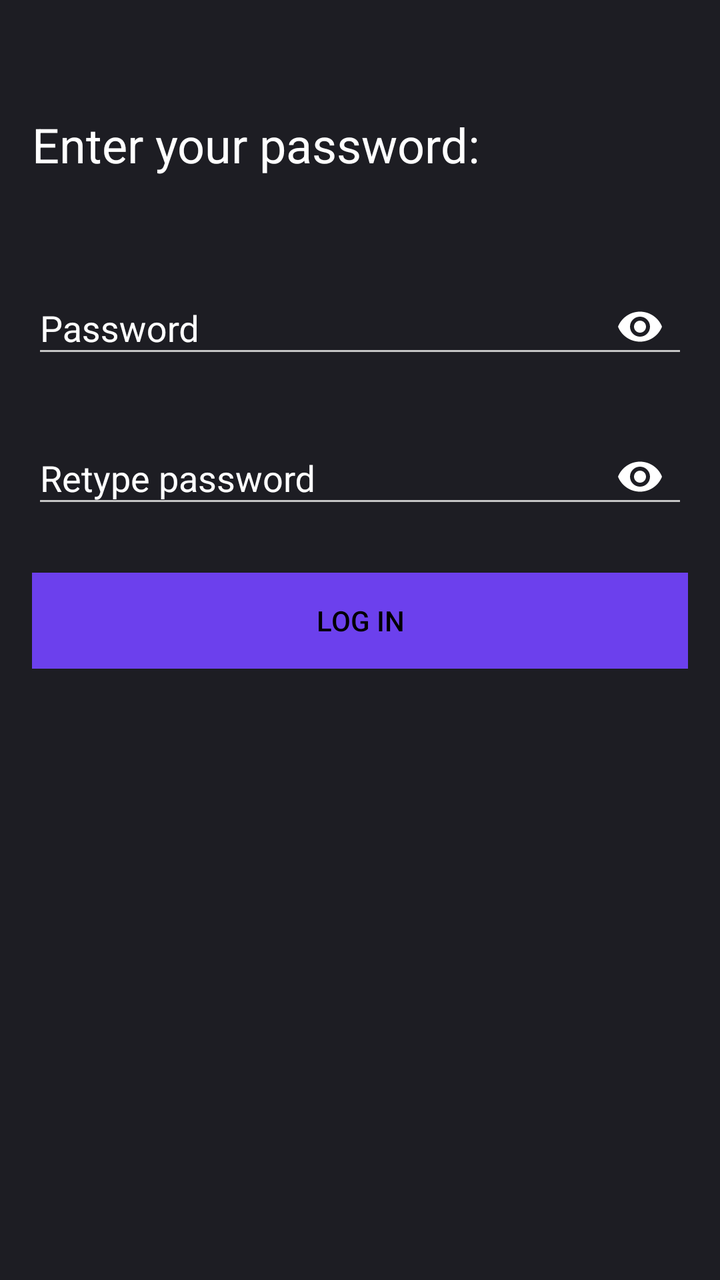
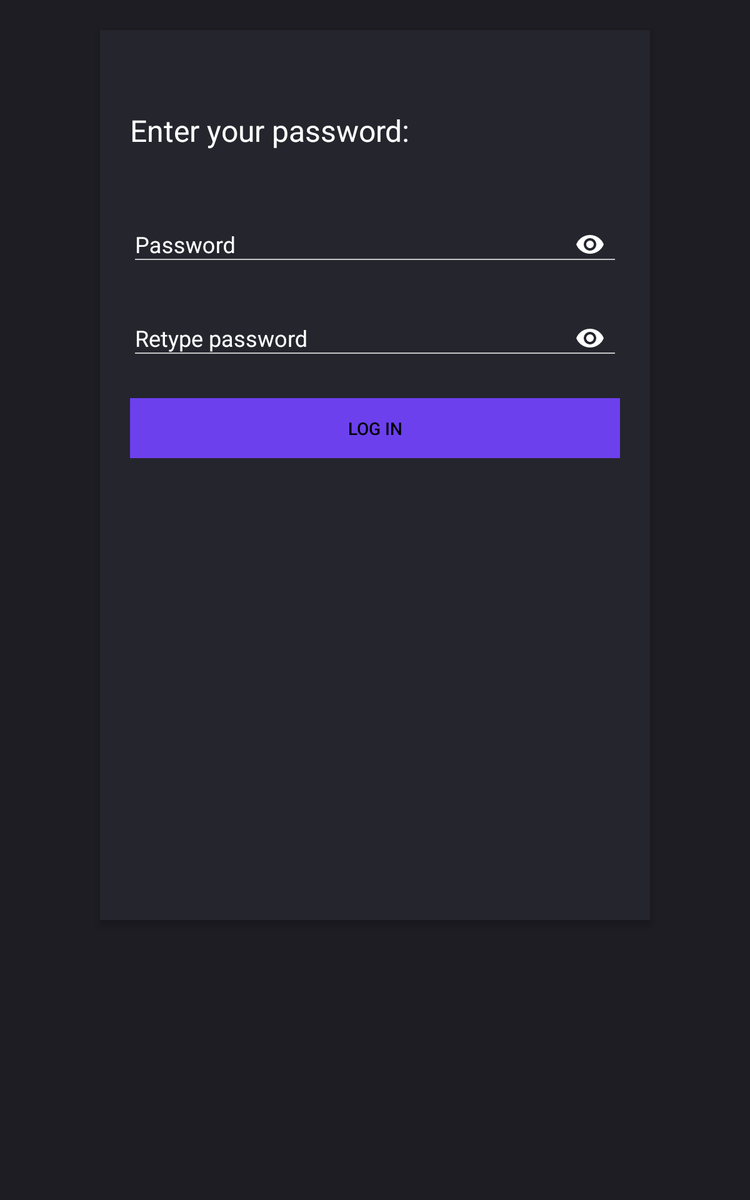

An Android layout and its configuration variant, each rendered on a device that would load it. The default file and the variant file are quoted in full after the pictures.
<!-- AndroidManifest.xml: application theme AppTheme -->
<!-- res/layout/fragment_local_password.xml -->
<?xml version="1.0" encoding="utf-8"?>
<LinearLayout xmlns:android="http://schemas.android.com/apk/res/android"
              xmlns:app="http://schemas.android.com/apk/res-auto"
              xmlns:tools="http://schemas.android.com/tools"
              android:layout_width="match_parent"
              android:layout_height="match_parent"
              android:orientation="vertical"
              android:padding="16dp"
              tools:context=".app.views.main.LocalPasswordFragment">

    <TextView
        android:layout_width="match_parent"
        android:layout_height="wrap_content"
        android:layout_marginTop="40dp"
        android:text="@string/enter_main_password"
        android:textAppearance="@style/TextAppearance.AppCompat.Headline"
        android:textColor="@android:color/white"/>

    <android.support.design.widget.TextInputLayout
        android:layout_width="match_parent"
        android:layout_height="wrap_content"
        android:layout_marginTop="40dp"
        android:hint="@string/password_field"
        android:textColorHint="@android:color/white"
        app:passwordToggleEnabled="true"
        app:passwordToggleTint="@android:color/white">


        <android.support.v7.widget.AppCompatEditText
            android:id="@+id/app_password"
            android:layout_width="match_parent"
            android:layout_height="wrap_content"
            android:inputType="textPassword"
            android:textColor="@android:color/white"/>


    </android.support.design.widget.TextInputLayout>

    <android.support.design.widget.TextInputLayout
        android:id="@+id/app_retype_password_container"
        android:layout_width="match_parent"
        android:layout_height="wrap_content"
        android:layout_marginTop="16dp"
        android:hint="@string/password_retype_field"
        android:textColorHint="@android:color/white"
        app:passwordToggleEnabled="true"
        app:passwordToggleTint="@android:color/white">


        <android.support.v7.widget.AppCompatEditText
            android:id="@+id/app_retype_password"
            android:layout_width="match_parent"
            android:layout_height="wrap_content"
            android:inputType="textPassword"
            android:textColor="@android:color/white"/>


    </android.support.design.widget.TextInputLayout>

    <Button
        android:id="@+id/log_in_app"
        android:layout_width="match_parent"
        android:layout_height="wrap_content"
        android:layout_marginTop="24dp"
        android:text="@string/log_in"/>


</LinearLayout>
<!-- resources referenced by this layout -->
<resources>
  <string name="enter_main_password">Enter your password:</string>
  <string name="log_in">LOG IN</string>
  <string name="password_field">Password</string>
  <string name="password_retype_field">Retype password</string>
  <style name="AppTheme" parent="Theme.AppCompat.Light.DarkActionBar">
          <item name="colorPrimaryDark">@color/colorPrimaryDark</item>
          <item name="colorPrimary">@color/colorPrimary</item>
          <item name="colorAccent">@color/colorAccent</item>
          <item name="android:windowBackground">@color/colorBackground</item>
  
          <item name="android:buttonStyle">@style/AppTheme.Button</item>
          <item name="android:textViewStyle">@style/AppTheme.TextView</item>
  
          
          <item name="colorControlNormal">#c5c5c5</item>
          <item name="colorControlActivated">@color/colorAccent</item>
          <item name="colorControlHighlight">@color/colorAccent</item>
      </style>
  <color name="colorPrimaryDark">#1d1d23</color>
  <color name="colorPrimary">#25252d</color>
  <color name="colorAccent">#f11631</color>
  <color name="colorBackground">#1d1d23</color>
  <style name="AppTheme.Button" parent="AppTheme">
          <item name="android:background">@drawable/button_ripple_effect</item>
          <item name="android:textColor">@android:color/black</item>
          <item name="android:textAppearance">@style/TextAppearance.AppCompat.Button</item>
          <item name="android:minHeight">48dip</item>
          <item name="android:minWidth">88dip</item>
          <item name="android:focusable">true</item>
          <item name="android:clickable">true</item>
          <item name="android:gravity">center_vertical|center_horizontal</item>
      </style>
  <style name="AppTheme.TextView" parent="AppTheme">
          <item name="android:textColor">@android:color/white</item>
      </style>
  <!-- drawable button_ripple_effect (drawable) -->
  <?xml version="1.0" encoding="utf-8"?>
  <ripple xmlns:android="http://schemas.android.com/apk/res/android"
          xmlns:tools="http://schemas.android.com/tools"
          android:color="@color/colorAccent"
          tools:targetApi="lollipop">
      <item android:id="@android:id/mask">
          <shape android:shape="rectangle">
              <solid android:color="@color/colorAccent" />
          </shape>
      </item>
      <item
          android:id="@android:id/background"
          android:drawable="@color/colorStress" />
  </ripple>
  <color name="colorStress">#6c40ed</color>
</resources>
<!-- res/layout-sw600dp/fragment_local_password.xml (the author's variant of the layout above) -->
<!-- drawn on a 7-inch tablet held upright -->
<?xml version="1.0" encoding="utf-8"?>
<android.support.constraint.ConstraintLayout xmlns:android="http://schemas.android.com/apk/res/android"
              xmlns:app="http://schemas.android.com/apk/res-auto"
              xmlns:tools="http://schemas.android.com/tools"
              android:layout_width="match_parent"
              android:layout_height="match_parent"
              android:padding="16dp"
              android:background="@color/colorPrimaryDark"
              tools:context=".app.views.main.LocalPasswordFragment">

    <LinearLayout
        android:layout_width="440dp"
        android:layout_height="712dp"
        android:layout_marginBottom="8dp"
        android:layout_marginEnd="8dp"
        android:layout_marginStart="8dp"
        android:layout_marginTop="8dp"
        android:background="@color/colorPrimary"
        android:elevation="4dp"
        android:gravity="top|center_horizontal"
        android:orientation="vertical"
        android:padding="24dp"
        app:layout_constraintBottom_toBottomOf="parent"
        app:layout_constraintEnd_toEndOf="parent"
        app:layout_constraintStart_toStartOf="parent"
        app:layout_constraintTop_toTopOf="parent"
        app:layout_constraintVertical_bias="0.0">

        <TextView
            android:layout_width="match_parent"
            android:layout_height="wrap_content"
            android:layout_marginTop="40dp"
            android:text="@string/enter_main_password"
            android:textAppearance="@style/TextAppearance.AppCompat.Headline"
            android:textColor="@android:color/white"/>

        <android.support.design.widget.TextInputLayout
            android:layout_width="match_parent"
            android:layout_height="wrap_content"
            android:layout_marginTop="40dp"
            android:hint="@string/password_field"
            android:textColorHint="@android:color/white"
            app:passwordToggleEnabled="true"
            app:passwordToggleTint="@android:color/white">


            <android.support.v7.widget.AppCompatEditText
                android:id="@+id/app_password"
                android:layout_width="match_parent"
                android:layout_height="wrap_content"
                android:inputType="textPassword"
                android:textColor="@android:color/white"/>


        </android.support.design.widget.TextInputLayout>

        <android.support.design.widget.TextInputLayout
            android:id="@+id/app_retype_password_container"
            android:layout_width="match_parent"
            android:layout_height="wrap_content"
            android:layout_marginTop="16dp"
            android:hint="@string/password_retype_field"
            android:textColorHint="@android:color/white"
            app:passwordToggleEnabled="true"
            app:passwordToggleTint="@android:color/white">


            <android.support.v7.widget.AppCompatEditText
                android:id="@+id/app_retype_password"
                android:layout_width="match_parent"
                android:layout_height="wrap_content"
                android:inputType="textPassword"
                android:textColor="@android:color/white"/>


        </android.support.design.widget.TextInputLayout>

        <Button
            android:id="@+id/log_in_app"
            android:layout_width="match_parent"
            android:layout_height="wrap_content"
            android:layout_marginTop="24dp"
            android:text="@string/log_in"/>
    </LinearLayout>

</android.support.constraint.ConstraintLayout>
<!-- resources referenced by the variant -->
<!-- as a 7-inch tablet held upright resolves them -->
<resources>
  <color name="colorPrimary">#25252d</color>
  <color name="colorPrimaryDark">#1d1d23</color>
  <string name="enter_main_password">Enter your password:</string>
  <string name="log_in">LOG IN</string>
  <string name="password_field">Password</string>
  <string name="password_retype_field">Retype password</string>
  <style name="AppTheme" parent="Theme.AppCompat.Light.DarkActionBar">
          <item name="colorPrimaryDark">@color/colorPrimaryDark</item>
          <item name="colorPrimary">@color/colorPrimary</item>
          <item name="colorAccent">@color/colorAccent</item>
          <item name="android:windowBackground">@color/colorBackground</item>
  
          <item name="android:buttonStyle">@style/AppTheme.Button</item>
          <item name="android:textViewStyle">@style/AppTheme.TextView</item>
  
          
          <item name="colorControlNormal">#c5c5c5</item>
          <item name="colorControlActivated">@color/colorAccent</item>
          <item name="colorControlHighlight">@color/colorAccent</item>
      </style>
  <color name="colorAccent">#f11631</color>
  <color name="colorBackground">#1d1d23</color>
  <style name="AppTheme.Button" parent="AppTheme">
          <item name="android:background">@drawable/button_ripple_effect</item>
          <item name="android:textColor">@android:color/black</item>
          <item name="android:textAppearance">@style/TextAppearance.AppCompat.Button</item>
          <item name="android:minHeight">48dip</item>
          <item name="android:minWidth">88dip</item>
          <item name="android:focusable">true</item>
          <item name="android:clickable">true</item>
          <item name="android:gravity">center_vertical|center_horizontal</item>
      </style>
  <style name="AppTheme.TextView" parent="AppTheme">
          <item name="android:textColor">@android:color/white</item>
      </style>
  <!-- drawable button_ripple_effect (drawable) -->
  <?xml version="1.0" encoding="utf-8"?>
  <ripple xmlns:android="http://schemas.android.com/apk/res/android"
          xmlns:tools="http://schemas.android.com/tools"
          android:color="@color/colorAccent"
          tools:targetApi="lollipop">
      <item android:id="@android:id/mask">
          <shape android:shape="rectangle">
              <solid android:color="@color/colorAccent" />
          </shape>
      </item>
      <item
          android:id="@android:id/background"
          android:drawable="@color/colorStress" />
  </ripple>
  <color name="colorStress">#6c40ed</color>
</resources>
